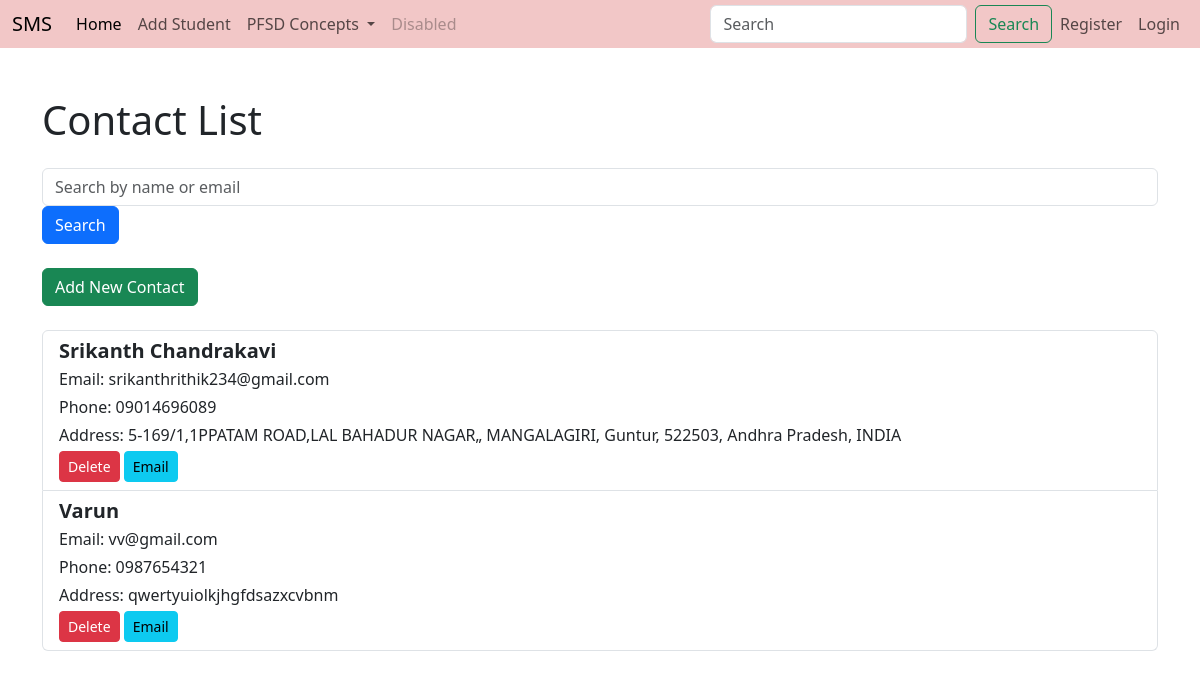
Screenshot of /contact_list/ with the database file from the repository.
### adminapp/models.py (models this page shows, shortened)
class Contact(models.Model):
    name = models.CharField(max_length=100)
    email = models.EmailField(unique=True)
    phone_number = models.CharField(max_length=15)
    address = models.TextField()

### adminapp/views.py (the view)
# urls.py: path('contact_list/', views.contact_list, name='contact_list'),
def contact_list(request):
    contacts = Contact.objects.all()
    query = request.GET.get('q')
    if query:
        contacts = contacts.filter(name__icontains=query) | contacts.filter(email__icontains=query)
    return render(request, 'adminapp/contact_list.html', {'contacts': contacts})

### templates/adminapp/contact_list.html (shortened to what this page needs)
{% extends 'Navbar/ProjectNavbar.html' %}
{% load static %}
{% block body %}
    <div class="container mt-5">
        <h1 class="mb-4">Contact List</h1>
        <form method="GET" action="{% url 'contact_list' %}" class="form-inline mb-4">
            <input type="text" name="q" placeholder="Search by name or email" value="{{ request.GET.q }}" class="form-control mr-2">
            <button type="submit" class="btn btn-primary">Search</button>
        </form>
        <a href="{% url 'add_contact' %}" class="btn btn-success mb-4">Add New Contact</a>
        <div class="list-group">
            {% for contact in contacts %}
                <div class="list-group-item">
                    <h5 class="mb-1"><strong>{{ contact.name }}</strong></h5>
                    <p class="mb-1">Email: {{ contact.email }}</p>
                    <p class="mb-1">Phone: {{ contact.phone_number }}</p>
                    <p class="mb-1">Address: {{ contact.address }}</p>
                    <a href="{% url 'delete_contact' contact.id %}" class="btn btn-danger btn-sm mr-2">Delete</a>
                    <a href="#" class="btn btn-info btn-sm">Email</a>
                </div>
            {% empty %}
                <p>No contacts found.</p>
            {% endfor %}
        </div>
    </div>
{% endblock %}

### rows the page displays
Contact: name "Srikanth Chandrakavi", email "srikanthrithik234@gmail.com", phone_number "09014696089", address "5-169/1,1PPATAM ROAD,LAL BAHADUR NAGAR„ MANGALAGIRI, Guntur, 522503, Andhra Pradesh, INDIA"
Contact: name "Varun", email "vv@gmail.com", phone_number "0987654321", address "qwertyuiolkjhgfdsazxcvbnm"
